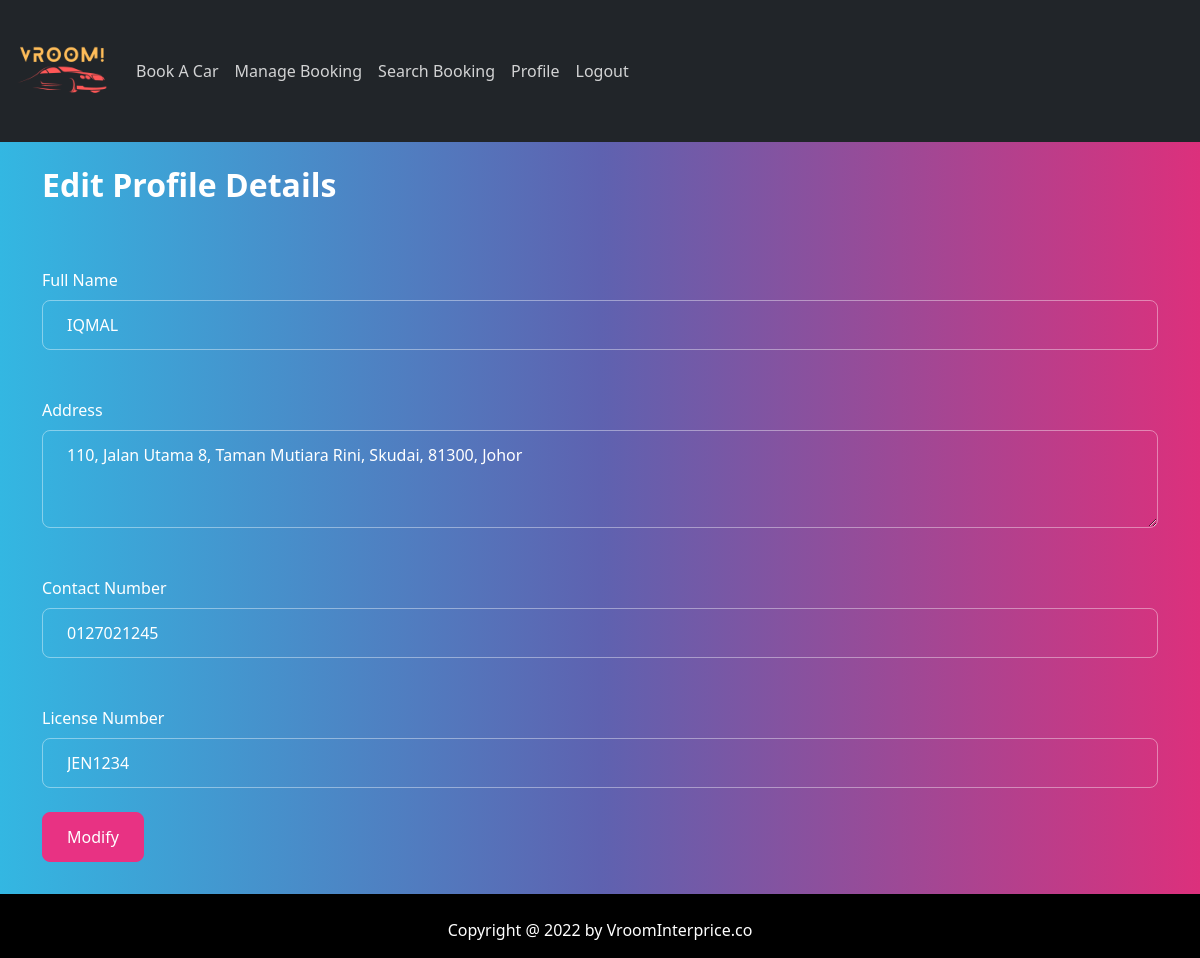
Screenshot of /custprofilemodify.php (signed in) with the database file from the repository.
### tables this page shows
CREATE TABLE `tb_user` (
  `u_id` varchar(15) NOT NULL,
  `u_pwd` varchar(100) NOT NULL,
  `u_name` varchar(200) NOT NULL,
  `u_address` varchar(200) DEFAULT NULL,
  `u_contact` varchar(20) NOT NULL,
  `u_license` varchar(20) NOT NULL,
  `u_type` varchar(2) NOT NULL
);

### custprofilemodify.php (the view, shortened to what this page needs)
<?php
 include ('dbconnect.php');
include 'headercust.php';?>
<?php
$uid=$_SESSION['uid'];
$sql="SELECT * FROM tb_user WHERE u_id='$uid'";
$result=mysqli_query($con,$sql);
$row=mysqli_fetch_array($result);
?>
<div class="container">
	<br>
<form method="POST" action="custprofilemodifyprocess.php">
  <fieldset>
    <h2>Edit Profile Details</h2>
      <div class="form-group">
        <label for="exampleInputPassword2" class="form-label mt-4">Full Name</label>
        <input type="text" name="uname" class="form-control" id="exampleInputPassword2" placeholder="Enter New Full Name" value="<?php echo $row['u_name']?>">
    </div>
    <div class="form-group">
      <label for="exampleTextarea" class="form-label mt-4">Address</label>
      <textarea class="form-control" name="uadd" id="exampleTextarea" rows="3" placeholder="Enter your new complete address"><?php echo $row['u_address']?></textarea>
    </div>
<div class="form-group">
      <label for="InputContactNumber" class="form-label mt-4">Contact Number</label>
      <input type="text" name="uphone" class="form-control" id="InputContactNumber" placeholder="Enter your new mobile number" value="<?php echo $row['u_contact']?>">
  </div>
  <div class="form-group">
      <label for="exampleInputPassword2" class="form-label mt-4">License Number</label>
      <input type="text" name="ulisno" class="form-control" id="exampleInputPassword2" placeholder="Enter your new valid license number" value="<?php echo $row['u_license']?>"required>
</div>
    <br>
    <button type="submit" class="btn btn-primary">Modify</button>
  </fieldset>
</form>
<br><br><br><br>
</div>
<?php include 'footer.php';?>

### rows the page displays
tb_user: uname "IQMAL", uadd "110, Jalan Utama 8, Taman Mutiara Rini, Skudai, 81300, Johor", uphone "0127021245", ulisno "JEN1234"
